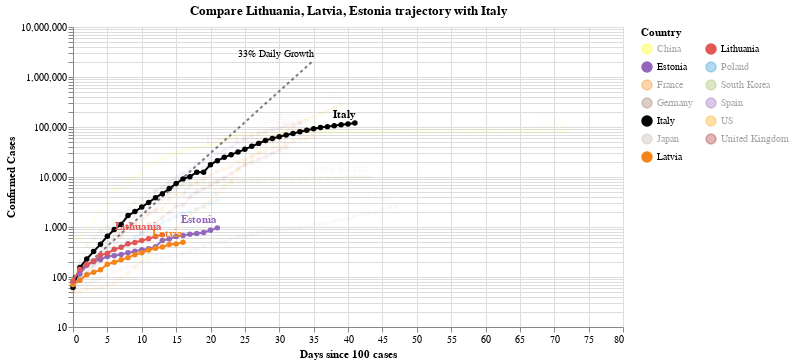

The code cell stored with this chart in its notebook:
### Code cell
#hide_input
chart3 = make_since_chart(['Lithuania', 'Latvia', 'Estonia'])
chart3

### Figure 1 — Vega-Lite specification as saved in the notebook (floating-point values rounded to 4 significant figures; data arrays with more than 128 entries replaced by an {"elided": "..."} marker saying what was removed)
{"config": {"view": {"continuousWidth": 400, "continuousHeight": 300}}, "layer": [{"mark": {"type": "line", "color": "black", "opacity": 0.5, "strokeDash": [3, 3]}, "encoding": {"x": {"type": "quantitative", "field": "Days since 100 cases"}, "y": {"type": "quantitative", "field": "Confirmed Cases"}}}, {"mark": {"type": "text", "align": "right", "dy": -6, "fontSize": 10, "text": "33% Daily Growth"}, "encoding": {"x": {"type": "quantitative", "field": "Days since 100 cases"}, "y": {"type": "quantitative", "field": "Confirmed Cases"}}, "transform": [{"filter": "(datum['Days since 100 cases'] >= 35)"}]}, {"data": {"name": "data-ee5399c29f7029f6baf6716de7ad498c"}, "mark": {"type": "line", "point": true}, "encoding": {"color": {"type": "nominal", "field": "Country", "legend": {"columns": 2}, "scale": {"domain": ["China", "Estonia", "France", "Germany", "Italy", "Japan", "Latvia", "Lithuania", "Poland", "South Korea", "Spain", "US", "United Kingdom"], "range": ["yellow", "#9467bd", "#F58518", "#9D755D", "black", "#C1B7AD", "#F58518", "#E45756", "#2495D3", "#A1BA59", "#9467bd", "orange", "brown"]}}, "opacity": {"condition": {"value": 1, "selection": "selector002"}, "value": 0.05}, "tooltip": [{"type": "nominal", "field": "Country"}, {"type": "temporal", "field": "Date"}, {"type": "quantitative", "field": "Confirmed Cases"}, {"type": "quantitative", "field": "Days since 100 cases"}], "x": {"type": "quantitative", "field": "Days since 100 cases"}, "y": {"type": "quantitative", "field": "Confirmed Cases", "scale": {"type": "log"}}}, "selection": {"selector002": {"type": "multi", "fields": ["Country"], "bind": "legend", "init": [{"Country": "Lithuania"}, {"Country": "Latvia"}, {"Country": "Estonia"}, {"Country": "Italy"}]}}, "width": 550}, {"data": {"name": "data-ee5399c29f7029f6baf6716de7ad498c"}, "mark": {"type": "text", "align": "right", "dy": -8, "fontWeight": "bold"}, "encoding": {"color": {"type": "nominal", "field": "Country", "legend": {"columns": 2}, "scale": {"domain": ["China", "Estonia", "France", "Germany", "Italy", "Japan", "Latvia", "Lithuania", "Poland", "South Korea", "Spain", "US", "United Kingdom"], "range": ["yellow", "#9467bd", "#F58518", "#9D755D", "black", "#C1B7AD", "#F58518", "#E45756", "#2495D3", "#A1BA59", "#9467bd", "orange", "brown"]}}, "opacity": {"condition": {"value": 1, "selection": "selector002"}, "value": 0.05}, "text": {"type": "nominal", "field": "Country"}, "tooltip": [{"type": "nominal", "field": "Country"}, {"type": "temporal", "field": "Date"}, {"type": "quantitative", "field": "Confirmed Cases"}, {"type": "quantitative", "field": "Days since 100 cases"}], "x": {"type": "quantitative", "field": "Days since 100 cases"}, "y": {"type": "quantitative", "field": "Confirmed Cases", "scale": {"type": "log"}}}, "transform": [{"filter": "(datum['Date'] >= 1585872000000)"}], "width": 550}], "data": {"name": "data-c1a3bbf4dd040f2e7e8e7a69520e3c2a"}, "title": "Compare Lithuania, Latvia, Estonia trajectory with Italy", "$schema": "https://vega.github.io/schema/vega-lite/v4.0.2.json", "datasets": {"data-c1a3bbf4dd040f2e7e8e7a69520e3c2a": [{"Days since 100 cases": 0, "Confirmed Cases": 100.0}, {"Days since 100 cases": 1, "Confirmed Cases": 133.0}, {"Days since 100 cases": 2, "Confirmed Cases": 176.9}, {"Days since 100 cases": 3, "Confirmed Cases": 235.3}, {"Days since 100 cases": 4, "Confirmed Cases": 312.9}, {"Days since 100 cases": 5, "Confirmed Cases": 416.2}, {"Days since 100 cases": 6, "Confirmed Cases": 553.5}, {"Days since 100 cases": 7, "Confirmed Cases": 736.1}, {"Days since 100 cases": 8, "Confirmed Cases": 979.1}, {"Days since 100 cases": 9, "Confirmed Cases": 1302.0}, {"Days since 100 cases": 10, "Confirmed Cases": 1732.0}, {"Days since 100 cases": 11, "Confirmed Cases": 2303.0}, {"Days since 100 cases": 12, "Confirmed Cases": 3064.0}, {"Days since 100 cases": 13, "Confirmed Cases": 4074.0}, {"Days since 100 cases": 14, "Confirmed Cases": 5419.0}, {"Days since 100 cases": 15, "Confirmed Cases": 7207.0}, {"Days since 100 cases": 16, "Confirmed Cases": 9586.0}, {"Days since 100 cases": 17, "Confirmed Cases": 12750.0}, {"Days since 100 cases": 18, "Confirmed Cases": 16960.0}, {"Days since 100 cases": 19, "Confirmed Cases": 22550.0}, {"Days since 100 cases": 20, "Confirmed Cases": 29990.0}, {"Days since 100 cases": 21, "Confirmed Cases": 39890.0}, {"Days since 100 cases": 22, "Confirmed Cases": 53060.0}, {"Days since 100 cases": 23, "Confirmed Cases": 70560.0}, {"Days since 100 cases": 24, "Confirmed Cases": 93850.0}, {"Days since 100 cases": 25, "Confirmed Cases": 124800.0}, {"Days since 100 cases": 26, "Confirmed Cases": 166000.0}, {"Days since 100 cases": 27, "Confirmed Cases": 220800.0}, {"Days since 100 cases": 28, "Confirmed Cases": 293700.0}, {"Days since 100 cases": 29, "Confirmed Cases": 390600.0}, {"Days since 100 cases": 30, "Confirmed Cases": 519500.0}, {"Days since 100 cases": 31, "Confirmed Cases": 690900.0}, {"Days since 100 cases": 32, "Confirmed Cases": 918900.0}, {"Days since 100 cases": 33, "Confirmed Cases": 1222000.0}, {"Days since 100 cases": 34, "Confirmed Cases": 1625000.0}, {"Days since 100 cases": 35, "Confirmed Cases": 2162000.0}], "data-ee5399c29f7029f6baf6716de7ad498c": {"elided": "459 records"}}}
